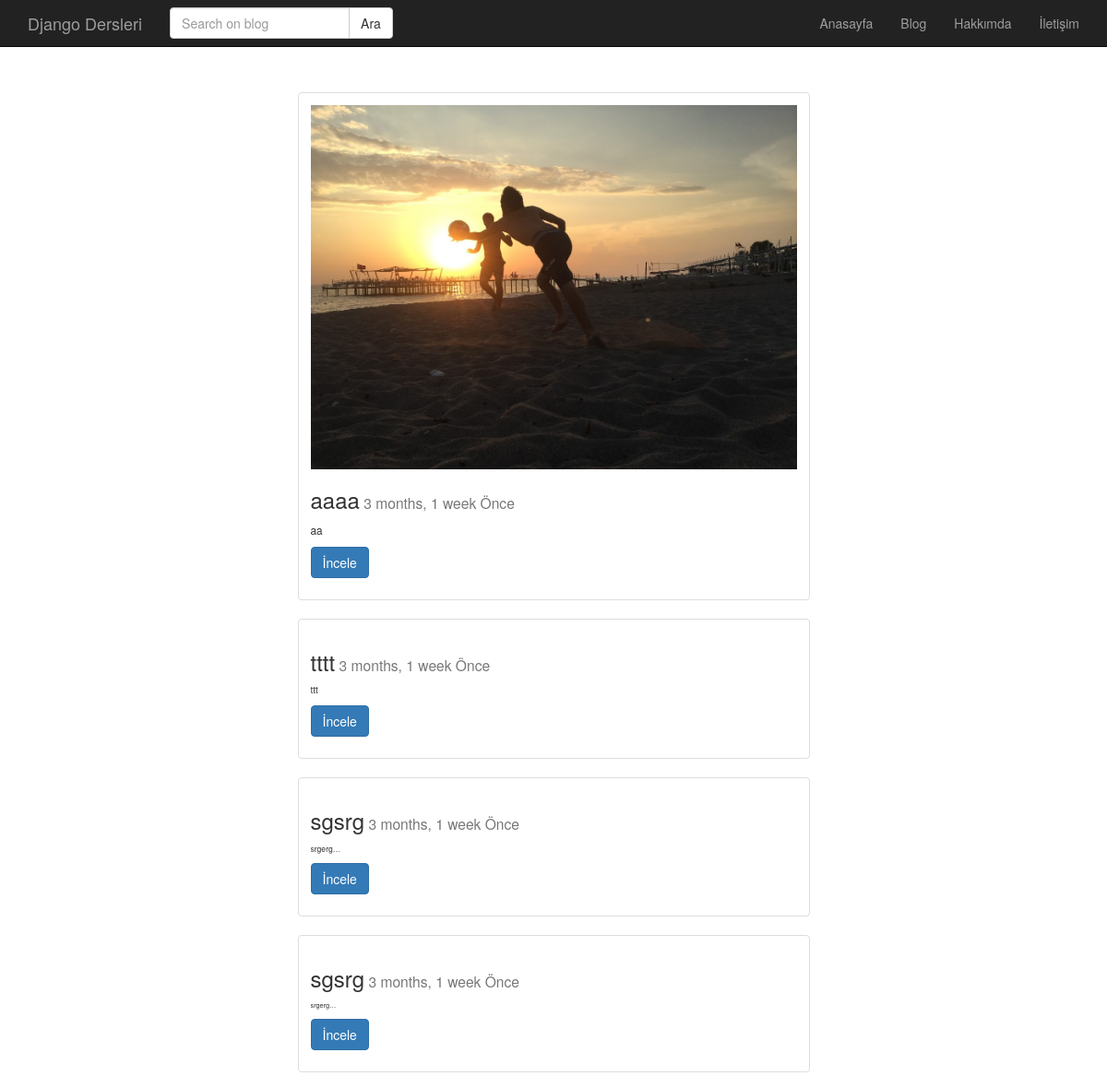
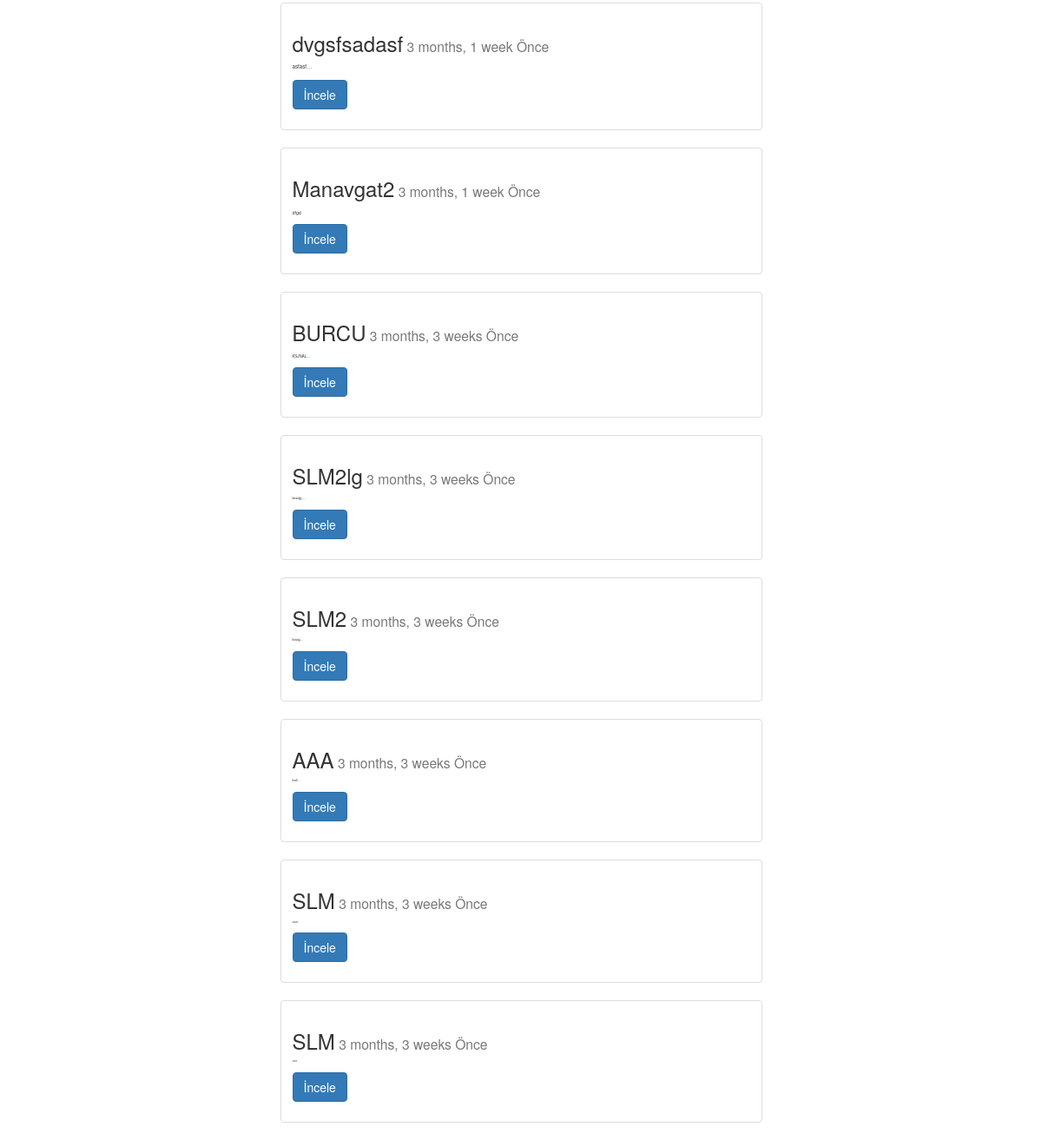
The page /post/index/ on the database its author committed (2 pictures, top to bottom).
### post/models.py (models this page shows, shortened)
class Post(models.Model): #models.Model sınıfından miras aldık.
    title = models.CharField(max_length=120, verbose_name="Başlık")
    content = models.TextField(verbose_name="İçerik")
    publishing_date = models.DateTimeField(verbose_name="Yayınlanma Tarihi", auto_now_add=True)
    image = models.ImageField(null=True, blank=True)
    def get_absolute_url(self):
        return reverse('post:detail', kwargs={'id':self.id})
    class Meta:
        ordering = ['-publishing_date']

### post/views.py (the view)
def post_index(request):
    posts = Post.objects.all()
    return render(request, 'post/index.html', {'posts' : posts})

### templates/post/index.html (shortened to what this page needs)
{% extends 'base.html'%}
{% block body %}
    <div class="container">
        {% for post in posts %}
            <div class="row">
              <div class="col-md-6 col-md-offset-3">
                <div class="thumbnail">
                  <div class="caption">
                      {% if post.image %}
                        <img src="{{ post.image.url }}" class="img-responsive">
                      {% endif %}
                      <h3>{{ post.title }}<small> {{ post.publishing_date|timesince }} Önce </h3>
                    <p>{{ post.content|linebreaks|truncatechars:10 }}</p>
                    <p><a href="{{ post.get_absolute_url }}" class="btn btn-primary" role="button">İncele</a>
                  </div>
                </div>
              </div>
            </div>
        {% endfor %}
    </div>
{% endblock %}

### templates/base.html (shortened to what this page needs)
{% load static %}
<!DOCTYPE html>
<html lang="en">
<head>
    <link rel="stylesheet" href="{% static 'css/style.css' %}">
    <link rel="stylesheet" href="{% static 'css/bootstrap.min.css' %}">
</head>
<body>
    {% include 'header.html' %}
    {% block body %}
    {% endblock %}
</body>
</html>

### templates/header.html (shortened to what this page needs)
<nav class="navbar navbar-inverse navbar-fixed-top" role="banner">
    <div class="container">
        <div class="navbar-header">
            <a href="{% url 'home' %}" class="navbar-brand">Django Dersleri</a>
        </div>
        <nav class="collapse navbar-collapse" role="navigation">
            <form class="navbar-form navbar-left" role="search" method="GET" action="">
                <div class="input-group">
                    <input class="form-control" type="text" name="q" placeholder="Search on blog" value="" >
                    <span class="input-group-btn">
                        <input class="btn btn-default" type="submit" value="Ara">
                    </span>
                </div>
            </form>
            <ul class="nav navbar-nav navbar-right">
                <li><a href="{% url 'home' %}">Anasayfa</a></li>
                <li><a href="{% url 'post:index' %}">Blog</a></li>
                <li><a href="#">Hakkımda</a></li>
                <li><a href="#">İletişim</a></li>
            </ul>
        </nav>
    </div>
</nav>

### static/css/style.css (style rules this page uses)
body { padding-top: 100px; }

### rows shown on the page
Post: image (picture), title "aaaa", publishing_date "3 months, 1 week", content "aa"
Post: title "tttt", publishing_date "3 months, 1 week", content "ttt"
Post: title "sgsrg", publishing_date "3 months, 1 week", content "srgerg…"
Post: title "sgsrg", publishing_date "3 months, 1 week", content "srgerg…"
Post: title "dvgsfsadasf", publishing_date "3 months, 1 week", content "asfasf…"
Post: title "Manavgat2", publishing_date "3 months, 1 week", content "dfgd"
Post: title "BURCU", publishing_date "3 months, 3 weeks"
Post: title "SLM2lg", publishing_date "3 months, 3 weeks"
Post: title "SLM2", publishing_date "3 months, 3 weeks"
Post: title "AAA", publishing_date "3 months, 3 weeks"
Post: title "SLM", publishing_date "3 months, 3 weeks"
Post: title "SLM", publishing_date "3 months, 3 weeks"
